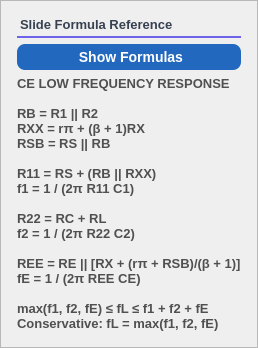
        <widget class="QFrame" name="cardFormula">
         <property name="maximumSize">
          <size>
           <width>900</width>
           <height>16777215</height>
          </size>
         </property>
         <property name="frameShape">
          <enum>QFrame::Shape::StyledPanel</enum>
         </property>
         <layout class="QVBoxLayout" name="formulaCardLayout">
          <property name="leftMargin">
           <number>16</number>
          </property>
          <property name="topMargin">
           <number>16</number>
          </property>
          <property name="rightMargin">
           <number>16</number>
          </property>
          <property name="bottomMargin">
           <number>16</number>
          </property>
          <item>
           <widget class="QLabel" name="labelFormulaTitle">
            <property name="sizePolicy">
             <sizepolicy hsizetype="Preferred" vsizetype="Fixed">
              <horstretch>0</horstretch>
              <verstretch>0</verstretch>
             </sizepolicy>
            </property>
            <property name="styleSheet">
             <string notr="true">QLabel {
    color: #374151;
    font-size: 13px;
    font-weight: 600;
	background-color: transparent;
    padding-bottom: 4px;
    border: none;
    border-bottom: 2px solid #6D63E8;
	
	
	font: 13pt &quot;Rockwell&quot;;
}</string>
            </property>
            <property name="text">
             <string>Slide Formula Reference</string>
            </property>
            <property name="sectionTitle" stdset="0">
             <bool>true</bool>
            </property>
           </widget>
          </item>
          <item>
           <widget class="QPushButton" name="pushButtonShowFormulas">
            <property name="enabled">
             <bool>true</bool>
            </property>
            <property name="maximumSize">
             <size>
              <width>500</width>
              <height>30</height>
             </size>
            </property>
            <property name="cursor">
             <cursorShape>PointingHandCursor</cursorShape>
            </property>
            <property name="styleSheet">
             <string notr="true">QPushButton {
    /* Your original blue */
    background-color: rgb(34, 104, 190); 
    color: white;
    border: none;
    border-radius: 8px;
    font-size: 14px;
    font-weight: 600;
    padding: 5px 20px;
}

QPushButton:hover {
    /* A slightly brighter, more vibrant version of your blue */
    background-color: rgb(46, 126, 219); 
}

QPushButton:pressed {
    /* A deeper, more saturated version for tactile feedback */
    background-color: rgb(26, 86, 161); 
}

QPushButton:disabled {
    background-color: #e2e8f0;
    color: #94a3b8;
}</string>
            </property>
            <property name="text">
             <string> Show Formulas</string>
            </property>
           </widget>
          </item>
          <item>
           <widget class="QLabel" name="labelFormulaText">
            <property name="sizePolicy">
             <sizepolicy hsizetype="Preferred" vsizetype="Fixed">
              <horstretch>0</horstretch>
              <verstretch>0</verstretch>
             </sizepolicy>
            </property>
            <property name="styleSheet">
             <string notr="true">QLabel {
    color: rgb(80, 80, 80);                  /* soft dark gray */
    font-size: 13px;
    font-weight: 500;
    font-family: &quot;Segoe UI&quot;, &quot;Roboto&quot;, sans-serif;
}</string>
            </property>
            <property name="text">
             <string>CE LOW FREQUENCY RESPONSE

RB = R1 || R2
RXX = rπ + (β + 1)RX
RSB = RS || RB

R11 = RS + (RB || RXX)
f1 = 1 / (2π R11 C1)

R22 = RC + RL
f2 = 1 / (2π R22 C2)

REE = RE || [RX + (rπ + RSB)/(β + 1)]
fE = 1 / (2π REE CE)

max(f1, f2, fE) ≤ fL ≤ f1 + f2 + fE
Conservative: fL = max(f1, f2, fE)</string>
            </property>
            <property name="wordWrap">
             <bool>true</bool>
            </property>
           </widget>
          </item>
         </layout>
        </widget>
